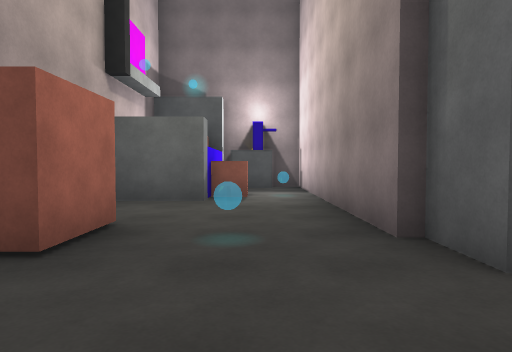
View 1 (above)

14 first-person views from a walk through a scene from a Unity 3-D project. The camera is 1.3 m above the floor, tilts 2° down and sees 75° across. The floor is counted in squares, 2 m on a side. Each view is taken from the middle of a square. On the plan, view 1 faces up. The plan holds only what a view shows up to about 10 squares ahead; the rest is blank. The place goes on beyond the plan. The player is left out.

View 2
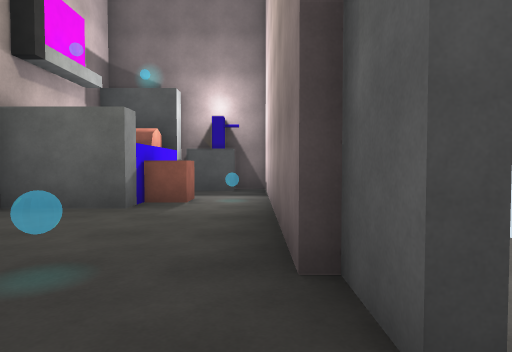

View 3
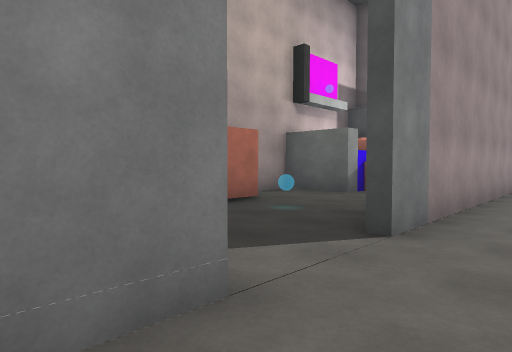

View 4
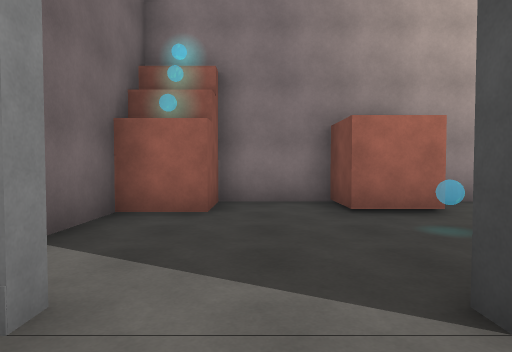

View 5
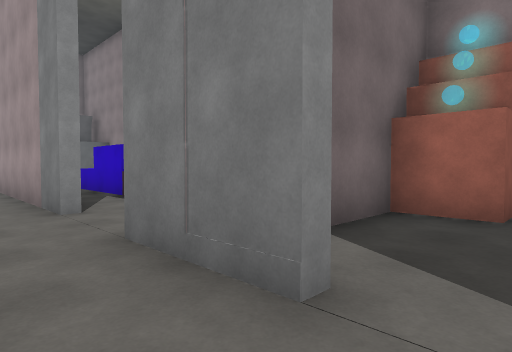

View 6
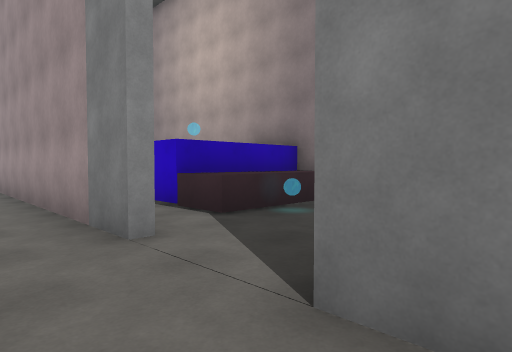

View 7
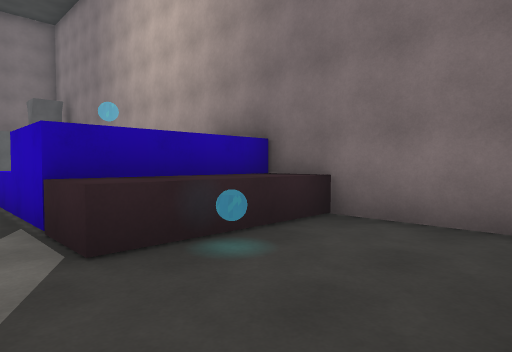

View 8
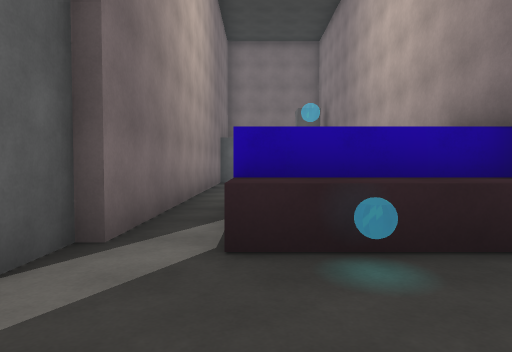

View 9
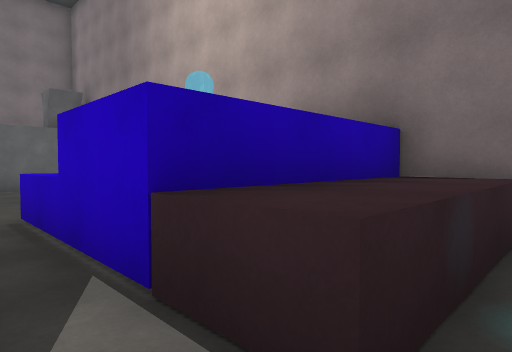

View 10
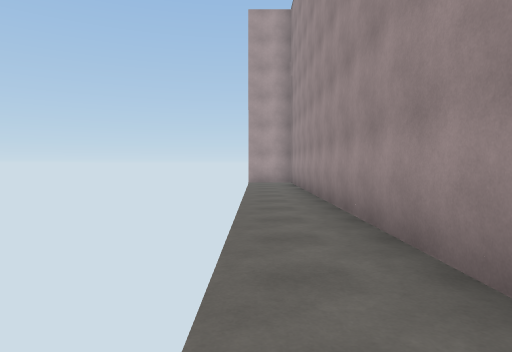

View 11
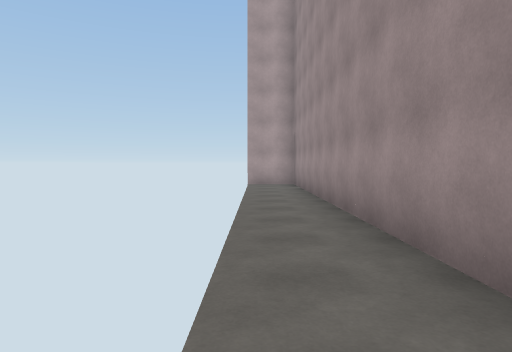

View 12
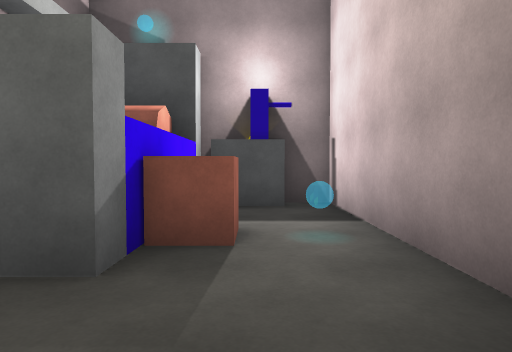

View 13
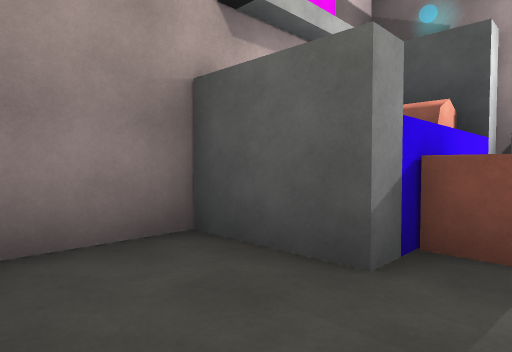

View 14
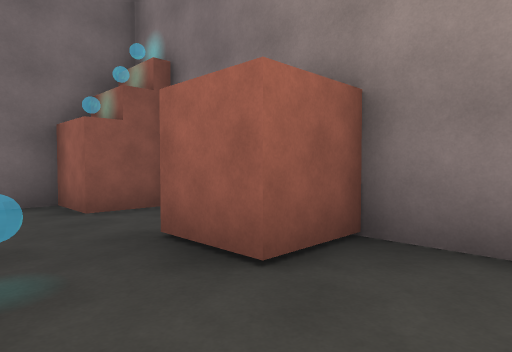

### Floor plan
Points are (right, up) in squares from view 1. A wall is a line through its corners. A room is listed if a view was taken in it or the views show most of it. See-through windows are left out.
Room 1 (views 1, 2, 12, 13, 14)
walls: (1.3, 2.9) (1.3, 6.5); (1.5, 1.9) (1.5, 3); (-1.5, -0.9) (0, -0.9); (1.4, 0.1) (1.8, 0.1); (-0.9, 5.9) (-2.8, 5.9) (-2.8, 3.5)
ways out: opening at (2, 1) to room 3; opening at (0, 6) to room 5
objects: cube (-2, 0); cube (-2, 3)
Room 2 (views 3, 6, 10, 11)
walls: (1.8, -3.8) (1.8, -15.9); (0.2, -4.4) (0.2, -8.5); (1.8, 0.1) (1.8, -1.9)
ways out: opening at (3, -0.5) to room 3; opening at (2, -2.5) to room 4
Room 3 (views 4, 5)
walls: (1.8, 8.5) (1.8, 1.9)
ways out: opening at (2, 1) to room 1; opening at (3, -0.5) to room 2
Room 4 (views 7, 8, 9)
walls: (-2.5, -5.5) (0.2, -5.5); (1.5, -4.9) (1.5, -3.9)
low walls: (-2.5, -4.4) (0.2, -4.4)
ways out: opening at (2, -2.5) to room 2
Room 5 (no view inside)
walls: (1.3, 6.5) (1.3, 9.7) (-0.9, 9.7) (-0.9, 5.9)
ways out: opening at (0, 6) to room 1
objects: cube (-1, 7) to (0, 7); block (0, 9)

Positions as (right, up) in squares from view 1, and headings:
1: (0, 0), facing up
2: (1, 1), facing up
3: (3, -1), facing up-left
4: (3, 1), facing left
5: (3, 1), facing down-left
6: (3, -1), facing down-left
7: (1, -2), facing down-left
8: (0, -2), facing down
9: (1, -4), facing down-left
10: (3, -5), facing down
11: (3, -6), facing down
12: (0, 4), facing up
13: (0, 4), facing up-left
14: (0, 5), facing down-left
